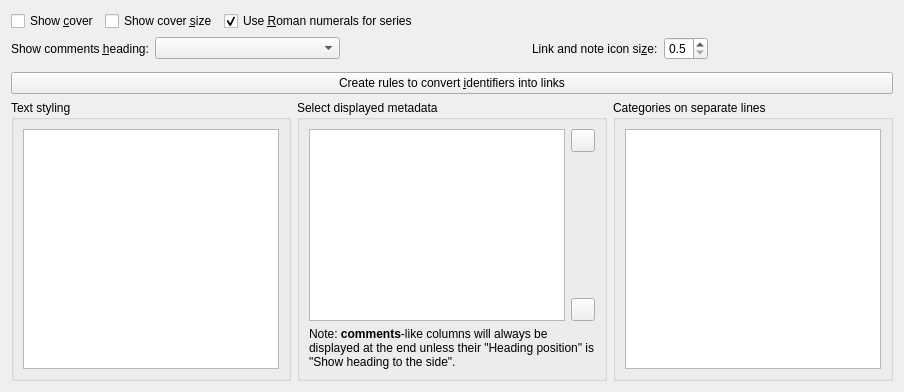
<?xml version="1.0" encoding="UTF-8"?>
<ui version="4.0">
 <class>Form</class>
 <widget class="QWidget" name="book_details_tab">
  <layout class="QGridLayout" name="gridLayout_6">
   <item row="6" column="0">
    <widget class="QGroupBox" name="groupBox_5">
     <property name="title">
      <string>Text styling</string>
     </property>
     <layout class="QVBoxLayout" name="verticalLayout_3">
      <item>
       <widget class="QPlainTextEdit" name="opt_book_details_css"/>
      </item>
     </layout>
    </widget>
   </item>
   <item row="5" column="0" colspan="3">
    <widget class="QPushButton" name="id_links_button">
     <property name="text">
      <string>Create rules to convert &amp;identifiers into links</string>
     </property>
    </widget>
   </item>
   <item row="3" column="0" colspan="3">
    <widget class="DefaultAuthorLink" name="default_author_link" native="true">
     <property name="sizePolicy">
      <sizepolicy hsizetype="Preferred" vsizetype="Maximum">
       <horstretch>0</horstretch>
       <verstretch>0</verstretch>
      </sizepolicy>
     </property>
    </widget>
   </item>
   <item row="6" column="2">
    <widget class="QGroupBox" name="categories_on_separate_lines_group_box">
     <property name="toolTip">
      <string>&lt;p&gt;Check the box if you want the category's values displayed on separate lines instead of separated by commas&lt;/p&gt;</string>
     </property>
     <property name="title">
      <string>Categories on separate lines</string>
     </property>
     <layout class="QVBoxLayout" name="vblayout_3">
      <item>
       <widget class="QListView" name="bd_vertical_cats">
        <property name="alternatingRowColors">
         <bool>true</bool>
        </property>
       </widget>
      </item>
     </layout>
    </widget>
   </item>
   <item row="6" column="1">
    <widget class="QGroupBox" name="groupBox">
     <property name="title">
      <string>Select displayed metadata</string>
     </property>
     <layout class="QGridLayout" name="gridLayout_3">
      <item row="3" column="1">
       <widget class="QToolButton" name="df_down_button">
        <property name="toolTip">
         <string>&lt;p&gt;Click to move the row down 1. Shift+click to move the row down 5.
Ctrl+click to move the row down 10. Ctrl+Shift+click to move the row to the bottom.
Keyboard shortcut: Ctrl-Down arrow&lt;/p&gt;</string>
        </property>
        <property name="icon">
         <iconset resource="../../../../resources/images.qrc">
          <normaloff>:/images/arrow-down.png</normaloff>:/images/arrow-down.png</iconset>
        </property>
       </widget>
      </item>
      <item row="1" column="1">
       <widget class="QToolButton" name="df_up_button">
        <property name="toolTip">
         <string>&lt;p&gt;Click to move the row up 1. Shift+click to move the row up 5.
Ctrl+click to move the row up 10. Ctrl+Shift+click to move the row to the top.
Keyboard shortcut: Ctrl-Up arrow&lt;/p&gt;</string>
        </property>
        <property name="icon">
         <iconset resource="../../../../resources/images.qrc">
          <normaloff>:/images/arrow-up.png</normaloff>:/images/arrow-up.png</iconset>
        </property>
       </widget>
      </item>
      <item row="2" column="1">
       <spacer name="verticalSpacer_5">
        <property name="orientation">
         <enum>Qt::Vertical</enum>
        </property>
        <property name="sizeHint" stdset="0">
         <size>
          <width>20</width>
          <height>40</height>
         </size>
        </property>
       </spacer>
      </item>
      <item row="1" column="0" rowspan="3">
       <widget class="ListViewWithMoveByKeyPress" name="field_display_order">
        <property name="alternatingRowColors">
         <bool>true</bool>
        </property>
       </widget>
      </item>
      <item row="4" column="0" colspan="2">
       <widget class="QLabel" name="label_3">
        <property name="text">
         <string>&lt;p&gt;Note: &lt;b&gt;comments&lt;/b&gt;-like columns will always
                 be displayed at the end unless their &quot;Heading position&quot; is
                 &quot;Show heading to the side&quot;.&lt;/p&gt;</string>
        </property>
        <property name="wordWrap">
         <bool>true</bool>
        </property>
       </widget>
      </item>
     </layout>
    </widget>
   </item>
   <item row="0" column="0" colspan="3">
    <layout class="QHBoxLayout">
     <item>
      <widget class="QCheckBox" name="opt_bd_show_cover">
       <property name="text">
        <string>Show &amp;cover</string>
       </property>
      </widget>
     </item>
     <item>
      <widget class="QCheckBox" name="opt_bd_overlay_cover_size">
       <property name="toolTip">
        <string>Show the size of the book's cover in pixels</string>
       </property>
       <property name="text">
        <string>Show cover &amp;size</string>
       </property>
      </widget>
     </item>
     <item>
      <widget class="QCheckBox" name="opt_use_roman_numerals_for_series_number">
       <property name="text">
        <string>Use &amp;Roman numerals for series</string>
       </property>
       <property name="checked">
        <bool>true</bool>
       </property>
      </widget>
     </item>
     <item>
      <spacer name="horizontalSpacer_bd1">
       <property name="orientation">
        <enum>Qt::Horizontal</enum>
       </property>
       <property name="sizeHint" stdset="0">
        <size>
         <width>20</width>
         <height>0</height>
        </size>
       </property>
      </spacer>
     </item>
    </layout>
   </item>
   <item row="1" column="0" colspan="3">
    <layout class="QHBoxLayout" name="horizontalLayout_2">
     <item>
      <widget class="QLabel" name="label_25">
       <property name="text">
        <string>Show comments &amp;heading:</string>
       </property>
       <property name="buddy">
        <cstring>opt_book_details_comments_heading_pos</cstring>
       </property>
      </widget>
     </item>
     <item>
      <widget class="QComboBox" name="opt_book_details_comments_heading_pos">
       <property name="sizePolicy">
        <sizepolicy hsizetype="Expanding" vsizetype="Fixed">
         <horstretch>0</horstretch>
         <verstretch>0</verstretch>
        </sizepolicy>
       </property>
      </widget>
     </item>
     <item>
      <spacer name="horizontalSpacer_bd13">
       <property name="orientation">
        <enum>Qt::Horizontal</enum>
       </property>
       <property name="sizeHint" stdset="0">
        <size>
         <width>10</width>
         <height>0</height>
        </size>
       </property>
      </spacer>
     </item>
     <item>
      <widget class="QLabel" name="label_1022">
       <property name="text">
        <string>Link and note icon si&amp;ze:</string>
       </property>
       <property name="buddy">
        <cstring>opt_book_details_note_link_icon_width</cstring>
       </property>
      </widget>
     </item>
     <item>
      <widget class="QDoubleSpinBox" name="opt_book_details_note_link_icon_width">
       <property name="toolTip">
        <string>Increase or decrease the size of the links and notes icons by this number. Larger
than one increases the icon size while smaller than one decreases it.</string>
       </property>
       <property name="decimals">
        <number>1</number>
       </property>
       <property name="minimum">
        <double>0.5</double>
       </property>
       <property name="maximum">
        <double>4.0</double>
       </property>
       <property name="singleStep">
        <double>0.1</double>
       </property>
      </widget>
     </item>
     <item>
      <spacer name="horizontalSpacer_bd13">
       <property name="orientation">
        <enum>Qt::Horizontal</enum>
       </property>
       <property name="sizeHint" stdset="0">
        <size>
         <width>30</width>
         <height>0</height>
        </size>
       </property>
      </spacer>
     </item>
    </layout>
   </item>
  </layout>
 </widget>
 <customwidgets>
  <customwidget>
   <class>ListViewWithMoveByKeyPress</class>
   <extends>QListView</extends>
   <header>calibre/gui2/preferences.h</header>
  </customwidget>
  <customwidget>
   <class>DefaultAuthorLink</class>
   <extends>QWidget</extends>
   <header>calibre/gui2/preferences/look_feel_tabs.h</header>
  </customwidget>
 </customwidgets>
 <resources>
 <include location="../../../../../resources/images.qrc"/>
 </resources>
</ui>
